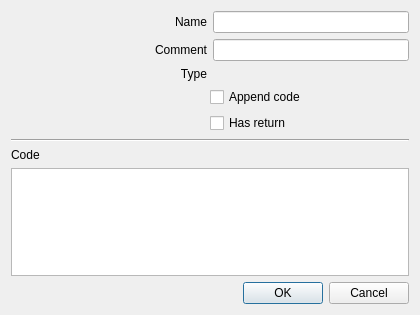
<?xml version="1.0" encoding="UTF-8"?>
<ui version="4.0">
 <class>AWScriptFormatter</class>
 <widget class="QDialog" name="AWScriptFormatter">
  <property name="geometry">
   <rect>
    <x>0</x>
    <y>0</y>
    <width>420</width>
    <height>315</height>
   </rect>
  </property>
  <property name="windowTitle">
   <string>Configuration</string>
  </property>
  <layout class="QVBoxLayout" name="verticalLayout">
   <item>
    <layout class="QHBoxLayout" name="layout_name">
     <item>
      <widget class="QLabel" name="label_name">
       <property name="sizePolicy">
        <sizepolicy hsizetype="Expanding" vsizetype="Preferred">
         <horstretch>0</horstretch>
         <verstretch>0</verstretch>
        </sizepolicy>
       </property>
       <property name="text">
        <string>Name</string>
       </property>
       <property name="alignment">
        <set>Qt::AlignRight|Qt::AlignTrailing|Qt::AlignVCenter</set>
       </property>
      </widget>
     </item>
     <item>
      <widget class="QLineEdit" name="lineEdit_name"/>
     </item>
    </layout>
   </item>
   <item>
    <layout class="QHBoxLayout" name="layout_comment">
     <item>
      <widget class="QLabel" name="label_comment">
       <property name="sizePolicy">
        <sizepolicy hsizetype="Expanding" vsizetype="Preferred">
         <horstretch>0</horstretch>
         <verstretch>0</verstretch>
        </sizepolicy>
       </property>
       <property name="text">
        <string>Comment</string>
       </property>
       <property name="alignment">
        <set>Qt::AlignRight|Qt::AlignTrailing|Qt::AlignVCenter</set>
       </property>
      </widget>
     </item>
     <item>
      <widget class="QLineEdit" name="lineEdit_comment"/>
     </item>
    </layout>
   </item>
   <item>
    <layout class="QHBoxLayout" name="layout_type">
     <item>
      <widget class="QLabel" name="label_type">
       <property name="text">
        <string>Type</string>
       </property>
       <property name="alignment">
        <set>Qt::AlignRight|Qt::AlignTrailing|Qt::AlignVCenter</set>
       </property>
      </widget>
     </item>
     <item>
      <widget class="QLabel" name="label_typeValue">
       <property name="text">
        <string/>
       </property>
      </widget>
     </item>
    </layout>
   </item>
   <item>
    <layout class="QHBoxLayout" name="layout_appendCode">
     <item>
      <spacer name="spacer_appendCode">
       <property name="orientation">
        <enum>Qt::Horizontal</enum>
       </property>
       <property name="sizeHint" stdset="0">
        <size>
         <width>40</width>
         <height>20</height>
        </size>
       </property>
      </spacer>
     </item>
     <item>
      <widget class="QCheckBox" name="checkBox_appendCode">
       <property name="sizePolicy">
        <sizepolicy hsizetype="Expanding" vsizetype="Fixed">
         <horstretch>0</horstretch>
         <verstretch>0</verstretch>
        </sizepolicy>
       </property>
       <property name="text">
        <string>Append code</string>
       </property>
      </widget>
     </item>
    </layout>
   </item>
   <item>
    <layout class="QHBoxLayout" name="layout_hasReturn">
     <item>
      <spacer name="spacer_hasReturn">
       <property name="orientation">
        <enum>Qt::Horizontal</enum>
       </property>
       <property name="sizeHint" stdset="0">
        <size>
         <width>40</width>
         <height>20</height>
        </size>
       </property>
      </spacer>
     </item>
     <item>
      <widget class="QCheckBox" name="checkBox_hasReturn">
       <property name="sizePolicy">
        <sizepolicy hsizetype="Expanding" vsizetype="Fixed">
         <horstretch>0</horstretch>
         <verstretch>0</verstretch>
        </sizepolicy>
       </property>
       <property name="text">
        <string>Has return</string>
       </property>
      </widget>
     </item>
    </layout>
   </item>
   <item>
    <widget class="Line" name="line">
     <property name="orientation">
      <enum>Qt::Horizontal</enum>
     </property>
    </widget>
   </item>
   <item>
    <layout class="QVBoxLayout" name="layout_code">
     <item>
      <widget class="QLabel" name="label_code">
       <property name="text">
        <string>Code</string>
       </property>
      </widget>
     </item>
     <item>
      <widget class="QTextEdit" name="textEdit_code"/>
     </item>
    </layout>
   </item>
   <item>
    <widget class="QDialogButtonBox" name="buttonBox">
     <property name="orientation">
      <enum>Qt::Horizontal</enum>
     </property>
     <property name="standardButtons">
      <set>QDialogButtonBox::Cancel|QDialogButtonBox::Ok</set>
     </property>
    </widget>
   </item>
  </layout>
 </widget>
 <resources/>
 <connections>
  <connection>
   <sender>buttonBox</sender>
   <signal>accepted()</signal>
   <receiver>AWScriptFormatter</receiver>
   <slot>accept()</slot>
   <hints>
    <hint type="sourcelabel">
     <x>248</x>
     <y>254</y>
    </hint>
    <hint type="destinationlabel">
     <x>157</x>
     <y>274</y>
    </hint>
   </hints>
  </connection>
  <connection>
   <sender>buttonBox</sender>
   <signal>rejected()</signal>
   <receiver>AWScriptFormatter</receiver>
   <slot>reject()</slot>
   <hints>
    <hint type="sourcelabel">
     <x>316</x>
     <y>260</y>
    </hint>
    <hint type="destinationlabel">
     <x>286</x>
     <y>274</y>
    </hint>
   </hints>
  </connection>
 </connections>
</ui>
